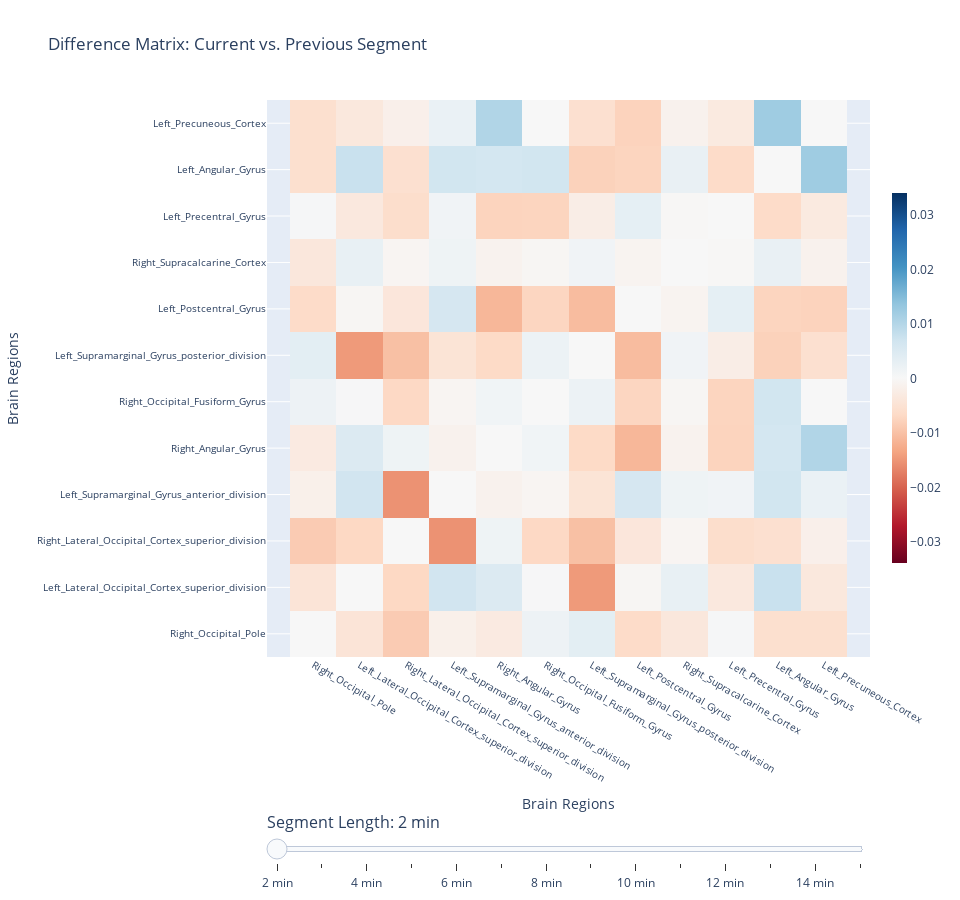

This figure's notebook cell:
### Code cell
visualize_difference_with_slider(difference_matrices, region_labels)

### Figure 1 — Plotly figure (JSON) as saved in the notebook; plotly's stock layout.template omitted (floating-point values rounded to 4 significant figures; data arrays with more than 128 entries replaced by an {"elided": "..."} marker saying what was removed)
{"data": [{"colorbar": {"len": 0.7, "thickness": 15, "x": 1.02}, "colorscale": [[0, "rgb(103,0,31)"], [0.1, "rgb(178,24,43)"], [0.2, "rgb(214,96,77)"], [0.3, "rgb(244,165,130)"], [0.4, "rgb(253,219,199)"], [0.5, "rgb(247,247,247)"], [0.6, "rgb(209,229,240)"], [0.7, "rgb(146,197,222)"], [0.8, "rgb(67,147,195)"], [0.9, "rgb(33,102,172)"], [1, "rgb(5,48,97)"]], "type": "heatmap", "visible": true, "x": ["Right_Occipital_Pole", "Left_Lateral_Occipital_Cortex_superior_division", "Right_Occipital_Pole", "Right_Lateral_Occipital_Cortex_superior_division", "Left_Lateral_Occipital_Cortex_superior_division", "Left_Supramarginal_Gyrus_anterior_division", "Right_Angular_Gyrus", "Right_Occipital_Fusiform_Gyrus", "Right_Lateral_Occipital_Cortex_superior_division", "Left_Supramarginal_Gyrus_posterior_division", "Left_Postcentral_Gyrus", "Right_Supracalcarine_Cortex", "Left_Precentral_Gyrus", "Left_Angular_Gyrus", "Left_Precuneous_Cortex"], "y": ["Right_Occipital_Pole", "Left_Lateral_Occipital_Cortex_superior_division", "Right_Occipital_Pole", "Right_Lateral_Occipital_Cortex_superior_division", "Left_Lateral_Occipital_Cortex_superior_division", "Left_Supramarginal_Gyrus_anterior_division", "Right_Angular_Gyrus", "Right_Occipital_Fusiform_Gyrus", "Right_Lateral_Occipital_Cortex_superior_division", "Left_Supramarginal_Gyrus_posterior_division", "Left_Postcentral_Gyrus", "Right_Supracalcarine_Cortex", "Left_Precentral_Gyrus", "Left_Angular_Gyrus", "Left_Precuneous_Cortex"], "z": {"elided": "15x15 float values"}, "zmax": 0.03396, "zmin": -0.03396}, {"colorbar": {"len": 0.7, "thickness": 15, "x": 1.02}, "colorscale": [[0, "rgb(103,0,31)"], [0.1, "rgb(178,24,43)"], [0.2, "rgb(214,96,77)"], [0.3, "rgb(244,165,130)"], [0.4, "rgb(253,219,199)"], [0.5, "rgb(247,247,247)"], [0.6, "rgb(209,229,240)"], [0.7, "rgb(146,197,222)"], [0.8, "rgb(67,147,195)"], [0.9, "rgb(33,102,172)"], [1, "rgb(5,48,97)"]], "type": "heatmap", "visible": false, "x": ["Right_Occipital_Pole", "Left_Lateral_Occipital_Cortex_superior_division", "Right_Occipital_Pole", "Right_Lateral_Occipital_Cortex_superior_division", "Left_Lateral_Occipital_Cortex_superior_division", "Left_Supramarginal_Gyrus_anterior_division", "Right_Angular_Gyrus", "Right_Occipital_Fusiform_Gyrus", "Right_Lateral_Occipital_Cortex_superior_division", "Left_Supramarginal_Gyrus_posterior_division", "Left_Postcentral_Gyrus", "Right_Supracalcarine_Cortex", "Left_Precentral_Gyrus", "Left_Angular_Gyrus", "Left_Precuneous_Cortex"], "y": ["Right_Occipital_Pole", "Left_Lateral_Occipital_Cortex_superior_division", "Right_Occipital_Pole", "Right_Lateral_Occipital_Cortex_superior_division", "Left_Lateral_Occipital_Cortex_superior_division", "Left_Supramarginal_Gyrus_anterior_division", "Right_Angular_Gyrus", "Right_Occipital_Fusiform_Gyrus", "Right_Lateral_Occipital_Cortex_superior_division", "Left_Supramarginal_Gyrus_posterior_division", "Left_Postcentral_Gyrus", "Right_Supracalcarine_Cortex", "Left_Precentral_Gyrus", "Left_Angular_Gyrus", "Left_Precuneous_Cortex"], "z": {"elided": "15x15 float values"}, "zmax": 0.03396, "zmin": -0.03396}, {"colorbar": {"len": 0.7, "thickness": 15, "x": 1.02}, "colorscale": [[0, "rgb(103,0,31)"], [0.1, "rgb(178,24,43)"], [0.2, "rgb(214,96,77)"], [0.3, "rgb(244,165,130)"], [0.4, "rgb(253,219,199)"], [0.5, "rgb(247,247,247)"], [0.6, "rgb(209,229,240)"], [0.7, "rgb(146,197,222)"], [0.8, "rgb(67,147,195)"], [0.9, "rgb(33,102,172)"], [1, "rgb(5,48,97)"]], "type": "heatmap", "visible": false, "x": ["Right_Occipital_Pole", "Left_Lateral_Occipital_Cortex_superior_division", "Right_Occipital_Pole", "Right_Lateral_Occipital_Cortex_superior_division", "Left_Lateral_Occipital_Cortex_superior_division", "Left_Supramarginal_Gyrus_anterior_division", "Right_Angular_Gyrus", "Right_Occipital_Fusiform_Gyrus", "Right_Lateral_Occipital_Cortex_superior_division", "Left_Supramarginal_Gyrus_posterior_division", "Left_Postcentral_Gyrus", "Right_Supracalcarine_Cortex", "Left_Precentral_Gyrus", "Left_Angular_Gyrus", "Left_Precuneous_Cortex"], "y": ["Right_Occipital_Pole", "Left_Lateral_Occipital_Cortex_superior_division", "Right_Occipital_Pole", "Right_Lateral_Occipital_Cortex_superior_division", "Left_Lateral_Occipital_Cortex_superior_division", "Left_Supramarginal_Gyrus_anterior_division", "Right_Angular_Gyrus", "Right_Occipital_Fusiform_Gyrus", "Right_Lateral_Occipital_Cortex_superior_division", "Left_Supramarginal_Gyrus_posterior_division", "Left_Postcentral_Gyrus", "Right_Supracalcarine_Cortex", "Left_Precentral_Gyrus", "Left_Angular_Gyrus", "Left_Precuneous_Cortex"], "z": {"elided": "15x15 float values"}, "zmax": 0.03396, "zmin": -0.03396}, {"colorbar": {"len": 0.7, "thickness": 15, "x": 1.02}, "colorscale": [[0, "rgb(103,0,31)"], [0.1, "rgb(178,24,43)"], [0.2, "rgb(214,96,77)"], [0.3, "rgb(244,165,130)"], [0.4, "rgb(253,219,199)"], [0.5, "rgb(247,247,247)"], [0.6, "rgb(209,229,240)"], [0.7, "rgb(146,197,222)"], [0.8, "rgb(67,147,195)"], [0.9, "rgb(33,102,172)"], [1, "rgb(5,48,97)"]], "type": "heatmap", "visible": false, "x": ["Right_Occipital_Pole", "Left_Lateral_Occipital_Cortex_superior_division", "Right_Occipital_Pole", "Right_Lateral_Occipital_Cortex_superior_division", "Left_Lateral_Occipital_Cortex_superior_division", "Left_Supramarginal_Gyrus_anterior_division", "Right_Angular_Gyrus", "Right_Occipital_Fusiform_Gyrus", "Right_Lateral_Occipital_Cortex_superior_division", "Left_Supramarginal_Gyrus_posterior_division", "Left_Postcentral_Gyrus", "Right_Supracalcarine_Cortex", "Left_Precentral_Gyrus", "Left_Angular_Gyrus", "Left_Precuneous_Cortex"], "y": ["Right_Occipital_Pole", "Left_Lateral_Occipital_Cortex_superior_division", "Right_Occipital_Pole", "Right_Lateral_Occipital_Cortex_superior_division", "Left_Lateral_Occipital_Cortex_superior_division", "Left_Supramarginal_Gyrus_anterior_division", "Right_Angular_Gyrus", "Right_Occipital_Fusiform_Gyrus", "Right_Lateral_Occipital_Cortex_superior_division", "Left_Supramarginal_Gyrus_posterior_division", "Left_Postcentral_Gyrus", "Right_Supracalcarine_Cortex", "Left_Precentral_Gyrus", "Left_Angular_Gyrus", "Left_Precuneous_Cortex"], "z": {"elided": "15x15 float values"}, "zmax": 0.03396, "zmin": -0.03396}, {"colorbar": {"len": 0.7, "thickness": 15, "x": 1.02}, "colorscale": [[0, "rgb(103,0,31)"], [0.1, "rgb(178,24,43)"], [0.2, "rgb(214,96,77)"], [0.3, "rgb(244,165,130)"], [0.4, "rgb(253,219,199)"], [0.5, "rgb(247,247,247)"], [0.6, "rgb(209,229,240)"], [0.7, "rgb(146,197,222)"], [0.8, "rgb(67,147,195)"], [0.9, "rgb(33,102,172)"], [1, "rgb(5,48,97)"]], "type": "heatmap", "visible": false, "x": ["Right_Occipital_Pole", "Left_Lateral_Occipital_Cortex_superior_division", "Right_Occipital_Pole", "Right_Lateral_Occipital_Cortex_superior_division", "Left_Lateral_Occipital_Cortex_superior_division", "Left_Supramarginal_Gyrus_anterior_division", "Right_Angular_Gyrus", "Right_Occipital_Fusiform_Gyrus", "Right_Lateral_Occipital_Cortex_superior_division", "Left_Supramarginal_Gyrus_posterior_division", "Left_Postcentral_Gyrus", "Right_Supracalcarine_Cortex", "Left_Precentral_Gyrus", "Left_Angular_Gyrus", "Left_Precuneous_Cortex"], "y": ["Right_Occipital_Pole", "Left_Lateral_Occipital_Cortex_superior_division", "Right_Occipital_Pole", "Right_Lateral_Occipital_Cortex_superior_division", "Left_Lateral_Occipital_Cortex_superior_division", "Left_Supramarginal_Gyrus_anterior_division", "Right_Angular_Gyrus", "Right_Occipital_Fusiform_Gyrus", "Right_Lateral_Occipital_Cortex_superior_division", "Left_Supramarginal_Gyrus_posterior_division", "Left_Postcentral_Gyrus", "Right_Supracalcarine_Cortex", "Left_Precentral_Gyrus", "Left_Angular_Gyrus", "Left_Precuneous_Cortex"], "z": {"elided": "15x15 float values"}, "zmax": 0.03396, "zmin": -0.03396}, {"colorbar": {"len": 0.7, "thickness": 15, "x": 1.02}, "colorscale": [[0, "rgb(103,0,31)"], [0.1, "rgb(178,24,43)"], [0.2, "rgb(214,96,77)"], [0.3, "rgb(244,165,130)"], [0.4, "rgb(253,219,199)"], [0.5, "rgb(247,247,247)"], [0.6, "rgb(209,229,240)"], [0.7, "rgb(146,197,222)"], [0.8, "rgb(67,147,195)"], [0.9, "rgb(33,102,172)"], [1, "rgb(5,48,97)"]], "type": "heatmap", "visible": false, "x": ["Right_Occipital_Pole", "Left_Lateral_Occipital_Cortex_superior_division", "Right_Occipital_Pole", "Right_Lateral_Occipital_Cortex_superior_division", "Left_Lateral_Occipital_Cortex_superior_division", "Left_Supramarginal_Gyrus_anterior_division", "Right_Angular_Gyrus", "Right_Occipital_Fusiform_Gyrus", "Right_Lateral_Occipital_Cortex_superior_division", "Left_Supramarginal_Gyrus_posterior_division", "Left_Postcentral_Gyrus", "Right_Supracalcarine_Cortex", "Left_Precentral_Gyrus", "Left_Angular_Gyrus", "Left_Precuneous_Cortex"], "y": ["Right_Occipital_Pole", "Left_Lateral_Occipital_Cortex_superior_division", "Right_Occipital_Pole", "Right_Lateral_Occipital_Cortex_superior_division", "Left_Lateral_Occipital_Cortex_superior_division", "Left_Supramarginal_Gyrus_anterior_division", "Right_Angular_Gyrus", "Right_Occipital_Fusiform_Gyrus", "Right_Lateral_Occipital_Cortex_superior_division", "Left_Supramarginal_Gyrus_posterior_division", "Left_Postcentral_Gyrus", "Right_Supracalcarine_Cortex", "Left_Precentral_Gyrus", "Left_Angular_Gyrus", "Left_Precuneous_Cortex"], "z": {"elided": "15x15 float values"}, "zmax": 0.03396, "zmin": -0.03396}, {"colorbar": {"len": 0.7, "thickness": 15, "x": 1.02}, "colorscale": [[0, "rgb(103,0,31)"], [0.1, "rgb(178,24,43)"], [0.2, "rgb(214,96,77)"], [0.3, "rgb(244,165,130)"], [0.4, "rgb(253,219,199)"], [0.5, "rgb(247,247,247)"], [0.6, "rgb(209,229,240)"], [0.7, "rgb(146,197,222)"], [0.8, "rgb(67,147,195)"], [0.9, "rgb(33,102,172)"], [1, "rgb(5,48,97)"]], "type": "heatmap", "visible": false, "x": ["Right_Occipital_Pole", "Left_Lateral_Occipital_Cortex_superior_division", "Right_Occipital_Pole", "Right_Lateral_Occipital_Cortex_superior_division", "Left_Lateral_Occipital_Cortex_superior_division", "Left_Supramarginal_Gyrus_anterior_division", "Right_Angular_Gyrus", "Right_Occipital_Fusiform_Gyrus", "Right_Lateral_Occipital_Cortex_superior_division", "Left_Supramarginal_Gyrus_posterior_division", "Left_Postcentral_Gyrus", "Right_Supracalcarine_Cortex", "Left_Precentral_Gyrus", "Left_Angular_Gyrus", "Left_Precuneous_Cortex"], "y": ["Right_Occipital_Pole", "Left_Lateral_Occipital_Cortex_superior_division", "Right_Occipital_Pole", "Right_Lateral_Occipital_Cortex_superior_division", "Left_Lateral_Occipital_Cortex_superior_division", "Left_Supramarginal_Gyrus_anterior_division", "Right_Angular_Gyrus", "Right_Occipital_Fusiform_Gyrus", "Right_Lateral_Occipital_Cortex_superior_division", "Left_Supramarginal_Gyrus_posterior_division", "Left_Postcentral_Gyrus", "Right_Supracalcarine_Cortex", "Left_Precentral_Gyrus", "Left_Angular_Gyrus", "Left_Precuneous_Cortex"], "z": {"elided": "15x15 float values"}, "zmax": 0.03396, "zmin": -0.03396}, {"colorbar": {"len": 0.7, "thickness": 15, "x": 1.02}, "colorscale": [[0, "rgb(103,0,31)"], [0.1, "rgb(178,24,43)"], [0.2, "rgb(214,96,77)"], [0.3, "rgb(244,165,130)"], [0.4, "rgb(253,219,199)"], [0.5, "rgb(247,247,247)"], [0.6, "rgb(209,229,240)"], [0.7, "rgb(146,197,222)"], [0.8, "rgb(67,147,195)"], [0.9, "rgb(33,102,172)"], [1, "rgb(5,48,97)"]], "type": "heatmap", "visible": false, "x": ["Right_Occipital_Pole", "Left_Lateral_Occipital_Cortex_superior_division", "Right_Occipital_Pole", "Right_Lateral_Occipital_Cortex_superior_division", "Left_Lateral_Occipital_Cortex_superior_division", "Left_Supramarginal_Gyrus_anterior_division", "Right_Angular_Gyrus", "Right_Occipital_Fusiform_Gyrus", "Right_Lateral_Occipital_Cortex_superior_division", "Left_Supramarginal_Gyrus_posterior_division", "Left_Postcentral_Gyrus", "Right_Supracalcarine_Cortex", "Left_Precentral_Gyrus", "Left_Angular_Gyrus", "Left_Precuneous_Cortex"], "y": ["Right_Occipital_Pole", "Left_Lateral_Occipital_Cortex_superior_division", "Right_Occipital_Pole", "Right_Lateral_Occipital_Cortex_superior_division", "Left_Lateral_Occipital_Cortex_superior_division", "Left_Supramarginal_Gyrus_anterior_division", "Right_Angular_Gyrus", "Right_Occipital_Fusiform_Gyrus", "Right_Lateral_Occipital_Cortex_superior_division", "Left_Supramarginal_Gyrus_posterior_division", "Left_Postcentral_Gyrus", "Right_Supracalcarine_Cortex", "Left_Precentral_Gyrus", "Left_Angular_Gyrus", "Left_Precuneous_Cortex"], "z": {"elided": "15x15 float values"}, "zmax": 0.03396, "zmin": -0.03396}, {"colorbar": {"len": 0.7, "thickness": 15, "x": 1.02}, "colorscale": [[0, "rgb(103,0,31)"], [0.1, "rgb(178,24,43)"], [0.2, "rgb(214,96,77)"], [0.3, "rgb(244,165,130)"], [0.4, "rgb(253,219,199)"], [0.5, "rgb(247,247,247)"], [0.6, "rgb(209,229,240)"], [0.7, "rgb(146,197,222)"], [0.8, "rgb(67,147,195)"], [0.9, "rgb(33,102,172)"], [1, "rgb(5,48,97)"]], "type": "heatmap", "visible": false, "x": ["Right_Occipital_Pole", "Left_Lateral_Occipital_Cortex_superior_division", "Right_Occipital_Pole", "Right_Lateral_Occipital_Cortex_superior_division", "Left_Lateral_Occipital_Cortex_superior_division", "Left_Supramarginal_Gyrus_anterior_division", "Right_Angular_Gyrus", "Right_Occipital_Fusiform_Gyrus", "Right_Lateral_Occipital_Cortex_superior_division", "Left_Supramarginal_Gyrus_posterior_division", "Left_Postcentral_Gyrus", "Right_Supracalcarine_Cortex", "Left_Precentral_Gyrus", "Left_Angular_Gyrus", "Left_Precuneous_Cortex"], "y": ["Right_Occipital_Pole", "Left_Lateral_Occipital_Cortex_superior_division", "Right_Occipital_Pole", "Right_Lateral_Occipital_Cortex_superior_division", "Left_Lateral_Occipital_Cortex_superior_division", "Left_Supramarginal_Gyrus_anterior_division", "Right_Angular_Gyrus", "Right_Occipital_Fusiform_Gyrus", "Right_Lateral_Occipital_Cortex_superior_division", "Left_Supramarginal_Gyrus_posterior_division", "Left_Postcentral_Gyrus", "Right_Supracalcarine_Cortex", "Left_Precentral_Gyrus", "Left_Angular_Gyrus", "Left_Precuneous_Cortex"], "z": {"elided": "15x15 float values"}, "zmax": 0.03396, "zmin": -0.03396}, {"colorbar": {"len": 0.7, "thickness": 15, "x": 1.02}, "colorscale": [[0, "rgb(103,0,31)"], [0.1, "rgb(178,24,43)"], [0.2, "rgb(214,96,77)"], [0.3, "rgb(244,165,130)"], [0.4, "rgb(253,219,199)"], [0.5, "rgb(247,247,247)"], [0.6, "rgb(209,229,240)"], [0.7, "rgb(146,197,222)"], [0.8, "rgb(67,147,195)"], [0.9, "rgb(33,102,172)"], [1, "rgb(5,48,97)"]], "type": "heatmap", "visible": false, "x": ["Right_Occipital_Pole", "Left_Lateral_Occipital_Cortex_superior_division", "Right_Occipital_Pole", "Right_Lateral_Occipital_Cortex_superior_division", "Left_Lateral_Occipital_Cortex_superior_division", "Left_Supramarginal_Gyrus_anterior_division", "Right_Angular_Gyrus", "Right_Occipital_Fusiform_Gyrus", "Right_Lateral_Occipital_Cortex_superior_division", "Left_Supramarginal_Gyrus_posterior_division", "Left_Postcentral_Gyrus", "Right_Supracalcarine_Cortex", "Left_Precentral_Gyrus", "Left_Angular_Gyrus", "Left_Precuneous_Cortex"], "y": ["Right_Occipital_Pole", "Left_Lateral_Occipital_Cortex_superior_division", "Right_Occipital_Pole", "Right_Lateral_Occipital_Cortex_superior_division", "Left_Lateral_Occipital_Cortex_superior_division", "Left_Supramarginal_Gyrus_anterior_division", "Right_Angular_Gyrus", "Right_Occipital_Fusiform_Gyrus", "Right_Lateral_Occipital_Cortex_superior_division", "Left_Supramarginal_Gyrus_posterior_division", "Left_Postcentral_Gyrus", "Right_Supracalcarine_Cortex", "Left_Precentral_Gyrus", "Left_Angular_Gyrus", "Left_Precuneous_Cortex"], "z": {"elided": "15x15 float values"}, "zmax": 0.03396, "zmin": -0.03396}, {"colorbar": {"len": 0.7, "thickness": 15, "x": 1.02}, "colorscale": [[0, "rgb(103,0,31)"], [0.1, "rgb(178,24,43)"], [0.2, "rgb(214,96,77)"], [0.3, "rgb(244,165,130)"], [0.4, "rgb(253,219,199)"], [0.5, "rgb(247,247,247)"], [0.6, "rgb(209,229,240)"], [0.7, "rgb(146,197,222)"], [0.8, "rgb(67,147,195)"], [0.9, "rgb(33,102,172)"], [1, "rgb(5,48,97)"]], "type": "heatmap", "visible": false, "x": ["Right_Occipital_Pole", "Left_Lateral_Occipital_Cortex_superior_division", "Right_Occipital_Pole", "Right_Lateral_Occipital_Cortex_superior_division", "Left_Lateral_Occipital_Cortex_superior_division", "Left_Supramarginal_Gyrus_anterior_division", "Right_Angular_Gyrus", "Right_Occipital_Fusiform_Gyrus", "Right_Lateral_Occipital_Cortex_superior_division", "Left_Supramarginal_Gyrus_posterior_division", "Left_Postcentral_Gyrus", "Right_Supracalcarine_Cortex", "Left_Precentral_Gyrus", "Left_Angular_Gyrus", "Left_Precuneous_Cortex"], "y": ["Right_Occipital_Pole", "Left_Lateral_Occipital_Cortex_superior_division", "Right_Occipital_Pole", "Right_Lateral_Occipital_Cortex_superior_division", "Left_Lateral_Occipital_Cortex_superior_division", "Left_Supramarginal_Gyrus_anterior_division", "Right_Angular_Gyrus", "Right_Occipital_Fusiform_Gyrus", "Right_Lateral_Occipital_Cortex_superior_division", "Left_Supramarginal_Gyrus_posterior_division", "Left_Postcentral_Gyrus", "Right_Supracalcarine_Cortex", "Left_Precentral_Gyrus", "Left_Angular_Gyrus", "Left_Precuneous_Cortex"], "z": {"elided": "15x15 float values"}, "zmax": 0.03396, "zmin": -0.03396}, {"colorbar": {"len": 0.7, "thickness": 15, "x": 1.02}, "colorscale": [[0, "rgb(103,0,31)"], [0.1, "rgb(178,24,43)"], [0.2, "rgb(214,96,77)"], [0.3, "rgb(244,165,130)"], [0.4, "rgb(253,219,199)"], [0.5, "rgb(247,247,247)"], [0.6, "rgb(209,229,240)"], [0.7, "rgb(146,197,222)"], [0.8, "rgb(67,147,195)"], [0.9, "rgb(33,102,172)"], [1, "rgb(5,48,97)"]], "type": "heatmap", "visible": false, "x": ["Right_Occipital_Pole", "Left_Lateral_Occipital_Cortex_superior_division", "Right_Occipital_Pole", "Right_Lateral_Occipital_Cortex_superior_division", "Left_Lateral_Occipital_Cortex_superior_division", "Left_Supramarginal_Gyrus_anterior_division", "Right_Angular_Gyrus", "Right_Occipital_Fusiform_Gyrus", "Right_Lateral_Occipital_Cortex_superior_division", "Left_Supramarginal_Gyrus_posterior_division", "Left_Postcentral_Gyrus", "Right_Supracalcarine_Cortex", "Left_Precentral_Gyrus", "Left_Angular_Gyrus", "Left_Precuneous_Cortex"], "y": ["Right_Occipital_Pole", "Left_Lateral_Occipital_Cortex_superior_division", "Right_Occipital_Pole", "Right_Lateral_Occipital_Cortex_superior_division", "Left_Lateral_Occipital_Cortex_superior_division", "Left_Supramarginal_Gyrus_anterior_division", "Right_Angular_Gyrus", "Right_Occipital_Fusiform_Gyrus", "Right_Lateral_Occipital_Cortex_superior_division", "Left_Supramarginal_Gyrus_posterior_division", "Left_Postcentral_Gyrus", "Right_Supracalcarine_Cortex", "Left_Precentral_Gyrus", "Left_Angular_Gyrus", "Left_Precuneous_Cortex"], "z": {"elided": "15x15 float values"}, "zmax": 0.03396, "zmin": -0.03396}, {"colorbar": {"len": 0.7, "thickness": 15, "x": 1.02}, "colorscale": [[0, "rgb(103,0,31)"], [0.1, "rgb(178,24,43)"], [0.2, "rgb(214,96,77)"], [0.3, "rgb(244,165,130)"], [0.4, "rgb(253,219,199)"], [0.5, "rgb(247,247,247)"], [0.6, "rgb(209,229,240)"], [0.7, "rgb(146,197,222)"], [0.8, "rgb(67,147,195)"], [0.9, "rgb(33,102,172)"], [1, "rgb(5,48,97)"]], "type": "heatmap", "visible": false, "x": ["Right_Occipital_Pole", "Left_Lateral_Occipital_Cortex_superior_division", "Right_Occipital_Pole", "Right_Lateral_Occipital_Cortex_superior_division", "Left_Lateral_Occipital_Cortex_superior_division", "Left_Supramarginal_Gyrus_anterior_division", "Right_Angular_Gyrus", "Right_Occipital_Fusiform_Gyrus", "Right_Lateral_Occipital_Cortex_superior_division", "Left_Supramarginal_Gyrus_posterior_division", "Left_Postcentral_Gyrus", "Right_Supracalcarine_Cortex", "Left_Precentral_Gyrus", "Left_Angular_Gyrus", "Left_Precuneous_Cortex"], "y": ["Right_Occipital_Pole", "Left_Lateral_Occipital_Cortex_superior_division", "Right_Occipital_Pole", "Right_Lateral_Occipital_Cortex_superior_division", "Left_Lateral_Occipital_Cortex_superior_division", "Left_Supramarginal_Gyrus_anterior_division", "Right_Angular_Gyrus", "Right_Occipital_Fusiform_Gyrus", "Right_Lateral_Occipital_Cortex_superior_division", "Left_Supramarginal_Gyrus_posterior_division", "Left_Postcentral_Gyrus", "Right_Supracalcarine_Cortex", "Left_Precentral_Gyrus", "Left_Angular_Gyrus", "Left_Precuneous_Cortex"], "z": {"elided": "15x15 float values"}, "zmax": 0.03396, "zmin": -0.03396}, {"colorbar": {"len": 0.7, "thickness": 15, "x": 1.02}, "colorscale": [[0, "rgb(103,0,31)"], [0.1, "rgb(178,24,43)"], [0.2, "rgb(214,96,77)"], [0.3, "rgb(244,165,130)"], [0.4, "rgb(253,219,199)"], [0.5, "rgb(247,247,247)"], [0.6, "rgb(209,229,240)"], [0.7, "rgb(146,197,222)"], [0.8, "rgb(67,147,195)"], [0.9, "rgb(33,102,172)"], [1, "rgb(5,48,97)"]], "type": "heatmap", "visible": false, "x": ["Right_Occipital_Pole", "Left_Lateral_Occipital_Cortex_superior_division", "Right_Occipital_Pole", "Right_Lateral_Occipital_Cortex_superior_division", "Left_Lateral_Occipital_Cortex_superior_division", "Left_Supramarginal_Gyrus_anterior_division", "Right_Angular_Gyrus", "Right_Occipital_Fusiform_Gyrus", "Right_Lateral_Occipital_Cortex_superior_division", "Left_Supramarginal_Gyrus_posterior_division", "Left_Postcentral_Gyrus", "Right_Supracalcarine_Cortex", "Left_Precentral_Gyrus", "Left_Angular_Gyrus", "Left_Precuneous_Cortex"], "y": ["Right_Occipital_Pole", "Left_Lateral_Occipital_Cortex_superior_division", "Right_Occipital_Pole", "Right_Lateral_Occipital_Cortex_superior_division", "Left_Lateral_Occipital_Cortex_superior_division", "Left_Supramarginal_Gyrus_anterior_division", "Right_Angular_Gyrus", "Right_Occipital_Fusiform_Gyrus", "Right_Lateral_Occipital_Cortex_superior_division", "Left_Supramarginal_Gyrus_posterior_division", "Left_Postcentral_Gyrus", "Right_Supracalcarine_Cortex", "Left_Precentral_Gyrus", "Left_Angular_Gyrus", "Left_Precuneous_Cortex"], "z": {"elided": "15x15 float values"}, "zmax": 0.03396, "zmin": -0.03396}], "layout": {"height": 900, "sliders": [{"active": 0, "currentvalue": {"font": {"size": 16}, "prefix": "Segment Length: "}, "pad": {"t": 150}, "steps": [{"args": [{"visible": [true, false, false, false, false, false, false, false, false, false, false, false, false, false]}, {"title": "Difference Matrix: 2-Minute vs 1-Minute Segments"}], "label": "2 min", "method": "update"}, {"args": [{"visible": [false, true, false, false, false, false, false, false, false, false, false, false, false, false]}, {"title": "Difference Matrix: 3-Minute vs 2-Minute Segments"}], "label": "3 min", "method": "update"}, {"args": [{"visible": [false, false, true, false, false, false, false, false, false, false, false, false, false, false]}, {"title": "Difference Matrix: 4-Minute vs 3-Minute Segments"}], "label": "4 min", "method": "update"}, {"args": [{"visible": [false, false, false, true, false, false, false, false, false, false, false, false, false, false]}, {"title": "Difference Matrix: 5-Minute vs 4-Minute Segments"}], "label": "5 min", "method": "update"}, {"args": [{"visible": [false, false, false, false, true, false, false, false, false, false, false, false, false, false]}, {"title": "Difference Matrix: 6-Minute vs 5-Minute Segments"}], "label": "6 min", "method": "update"}, {"args": [{"visible": [false, false, false, false, false, true, false, false, false, false, false, false, false, false]}, {"title": "Difference Matrix: 7-Minute vs 6-Minute Segments"}], "label": "7 min", "method": "update"}, {"args": [{"visible": [false, false, false, false, false, false, true, false, false, false, false, false, false, false]}, {"title": "Difference Matrix: 8-Minute vs 7-Minute Segments"}], "label": "8 min", "method": "update"}, {"args": [{"visible": [false, false, false, false, false, false, false, true, false, false, false, false, false, false]}, {"title": "Difference Matrix: 9-Minute vs 8-Minute Segments"}], "label": "9 min", "method": "update"}, {"args": [{"visible": [false, false, false, false, false, false, false, false, true, false, false, false, false, false]}, {"title": "Difference Matrix: 10-Minute vs 9-Minute Segments"}], "label": "10 min", "method": "update"}, {"args": [{"visible": [false, false, false, false, false, false, false, false, false, true, false, false, false, false]}, {"title": "Difference Matrix: 11-Minute vs 10-Minute Segments"}], "label": "11 min", "method": "update"}, {"args": [{"visible": [false, false, false, false, false, false, false, false, false, false, true, false, false, false]}, {"title": "Difference Matrix: 12-Minute vs 11-Minute Segments"}], "label": "12 min", "method": "update"}, {"args": [{"visible": [false, false, false, false, false, false, false, false, false, false, false, true, false, false]}, {"title": "Difference Matrix: 13-Minute vs 12-Minute Segments"}], "label": "13 min", "method": "update"}, {"args": [{"visible": [false, false, false, false, false, false, false, false, false, false, false, false, true, false]}, {"title": "Difference Matrix: 14-Minute vs 13-Minute Segments"}], "label": "14 min", "method": "update"}, {"args": [{"visible": [false, false, false, false, false, false, false, false, false, false, false, false, false, true]}, {"title": "Difference Matrix: 15-Minute vs 14-Minute Segments"}], "label": "15 min", "method": "update"}]}], "title": {"text": "Difference Matrix: Current vs. Previous Segment"}, "width": 960, "xaxis": {"scaleanchor": "y", "tickfont": {"size": 10}, "title": {"text": "Brain Regions"}}, "yaxis": {"scaleanchor": "x", "tickfont": {"size": 10}, "title": {"text": "Brain Regions"}}}}
